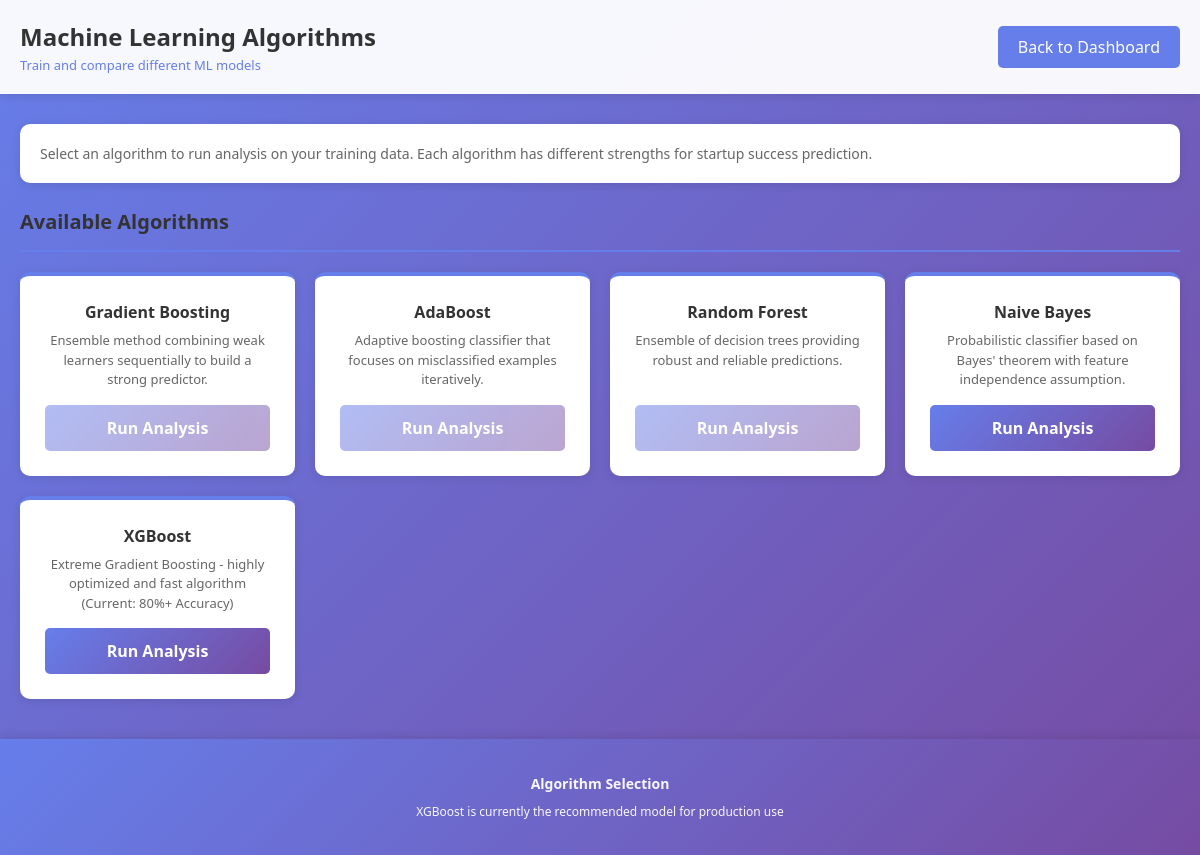
The page /algorithm1/ (signed in) on the database as committed earlier.
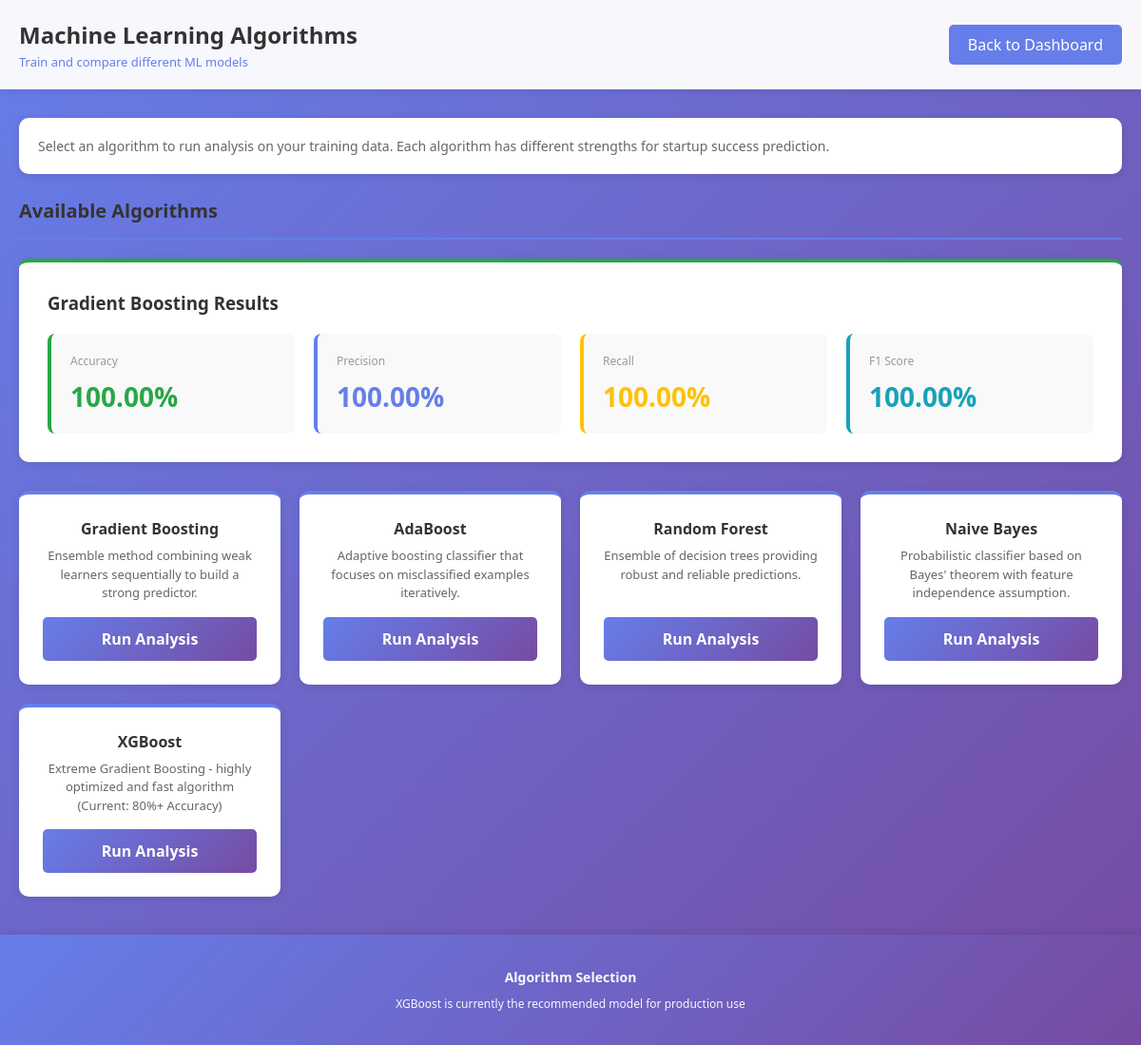
The same page on the database as committed later.
### adminapp/models.py (models this page shows, shortened)
class Dataset(models.Model):
    data_id    = models.AutoField(primary_key=True)
    data_set   = models.FileField(upload_to='datasets/')
    gb_accuracy  = models.FloatField(null=True, blank=True)
    gb_precision = models.FloatField(null=True, blank=True)
    gb_recall    = models.FloatField(null=True, blank=True)
    gb_f1_score  = models.FloatField(null=True, blank=True)
    gb_algo      = models.CharField(max_length=100, null=True, blank=True)
    ad_accuracy  = models.FloatField(null=True, blank=True)
    ad_precision = models.FloatField(null=True, blank=True)
    ad_recall    = models.FloatField(null=True, blank=True)
    ad_f1_score  = models.FloatField(null=True, blank=True)
    ad_algo      = models.CharField(max_length=100, null=True, blank=True)
    rf_accuracy  = models.FloatField(null=True, blank=True)
    rf_precision = models.FloatField(null=True, blank=True)
    rf_recall    = models.FloatField(null=True, blank=True)
    rf_f1_score  = models.FloatField(null=True, blank=True)
    rf_algo      = models.CharField(max_length=100, null=True, blank=True)
    nb_accuracy  = models.FloatField(null=True, blank=True)
    nb_precision = models.FloatField(null=True, blank=True)
    nb_recall    = models.FloatField(null=True, blank=True)
    nb_f1_score  = models.FloatField(null=True, blank=True)
    nb_algo      = models.CharField(max_length=100, null=True, blank=True)
    xgb_accuracy  = models.FloatField(null=True, blank=True)
    xgb_precision = models.FloatField(null=True, blank=True)
    xgb_recall    = models.FloatField(null=True, blank=True)
    xgb_f1_score  = models.FloatField(null=True, blank=True)
    xgb_algo      = models.CharField(max_length=100, null=True, blank=True)

### adminapp/views.py (the view)
    def wrapper(request, *args, **kwargs):
        if not request.session.get('admin_logged_in'):
            messages.warning(request, 'Please login as admin first')
            return redirect('admin_login')
        return view_func(request, *args, **kwargs)

### adminapp/views.py (called while the page is built)
def check_admin_auth(view_func):
    def wrapper(request, *args, **kwargs):
        if not request.session.get('admin_logged_in'):
            messages.warning(request, 'Please login as admin first')
            return redirect('admin_login')
        return view_func(request, *args, **kwargs)
    return wrapper

@check_admin_auth
def gradient_boosting_classifier(req):
    data = Dataset.objects.all().order_by('-data_id').first()
    context = {'data': data}
    return render(req, 'admin_template/algorithm-gradient-boosting-classifier.html', context)

### templates/admin_template/algorithm-gradient-boosting-classifier.html (shortened to what this page needs)
<!DOCTYPE html>
<html>
<head>
</head>
<body>
    <header>
        <div class="header-content">
            <div>
                <h1>Machine Learning Algorithms</h1>
                <div class="header-subtitle">Train and compare different ML models</div>
            </div>
            <a href="{% url 'index' %}" class="back-link">Back to Dashboard</a>
        </div>
    </header>
    <div class="container">
        <div class="info-box">
            <p>Select an algorithm to run analysis on your training data. Each algorithm has different strengths for startup success prediction.</p>
        </div>
        <div class="section-title">Available Algorithms</div>
        {% if data and data.gb_accuracy %}
        <div class="result-section" style="background: white; padding: 30px; border-radius: 10px; margin-bottom: 30px; box-shadow: 0 2px 10px rgba(0,0,0,0.1); border-top: 4px solid #28a745;">
            <h3 style="color: #333; margin-bottom: 20px;">Gradient Boosting Results</h3>
            <div style="display: grid; grid-template-columns: repeat(4, 1fr); gap: 20px;">
                <div style="background: #f9f9f9; padding: 20px; border-radius: 8px; border-left: 4px solid #28a745;">
                    <p style="color: #999; font-size: 12px; margin-bottom: 10px;">Accuracy</p>
                    <p style="color: #28a745; font-size: 28px; font-weight: bold; margin: 0;">{{ data.gb_accuracy|floatformat:2 }}%</p>
                </div>
                <div style="background: #f9f9f9; padding: 20px; border-radius: 8px; border-left: 4px solid #667eea;">
                    <p style="color: #999; font-size: 12px; margin-bottom: 10px;">Precision</p>
                    <p style="color: #667eea; font-size: 28px; font-weight: bold; margin: 0;">{{ data.gb_precision|floatformat:2 }}%</p>
                </div>
                <div style="background: #f9f9f9; padding: 20px; border-radius: 8px; border-left: 4px solid #ffc107;">
                    <p style="color: #999; font-size: 12px; margin-bottom: 10px;">Recall</p>
                    <p style="color: #ffc107; font-size: 28px; font-weight: bold; margin: 0;">{{ data.gb_recall|floatformat:2 }}%</p>
                </div>
                <div style="background: #f9f9f9; padding: 20px; border-radius: 8px; border-left: 4px solid #17a2b8;">
                    <p style="color: #999; font-size: 12px; margin-bottom: 10px;">F1 Score</p>
                    <p style="color: #17a2b8; font-size: 28px; font-weight: bold; margin: 0;">{{ data.gb_f1_score|floatformat:2 }}%</p>
                </div>
            </div>
        </div>
        {% endif %}
        <div class="algorithms-grid">
            <div class="algo-card">
                <h3>Gradient Boosting</h3>
                <p>Ensemble method combining weak learners sequentially to build a strong predictor.</p>
                {% if data %}
                    <a href="{% url 'gbc_runalgo' data.data_id %}" class="algo-button">Run Analysis</a>
                {% else %}
                    <a href="#" onclick="alert('Please upload a dataset first'); return false;" class="algo-button" style="opacity: 0.5; cursor: not-allowed;">Run Analysis</a>
                {% endif %}
            </div>
            <div class="algo-card">
                <h3>AdaBoost</h3>
                <p>Adaptive boosting classifier that focuses on misclassified examples iteratively.</p>
                {% if data %}
                    <a href="{% url 'ada_runalgo' data.data_id %}" class="algo-button">Run Analysis</a>
                {% else %}
                    <a href="#" onclick="alert('Please upload a dataset first'); return false;" class="algo-button" style="opacity: 0.5; cursor: not-allowed;">Run Analysis</a>
                {% endif %}
            </div>
            <div class="algo-card">
                <h3>Random Forest</h3>
                <p>Ensemble of decision trees providing robust and reliable predictions.</p>
                {% if data %}
                    <a href="{% url 'rfc_runalgo' data.data_id %}" class="algo-button">Run Analysis</a>
                {% else %}
                    <a href="#" onclick="alert('Please upload a dataset first'); return false;" class="algo-button" style="opacity: 0.5; cursor: not-allowed;">Run Analysis</a>
                {% endif %}
            </div>
            <div class="algo-card">
                <h3>Naive Bayes</h3>
                <p>Probabilistic classifier based on Bayes' theorem with feature independence assumption.</p>
                <a href="{% url 'NB_btn' %}" class="algo-button">Run Analysis</a>
            </div>
            <div class="algo-card">
                <h3>XGBoost</h3>
                <p>Extreme Gradient Boosting - highly optimized and fast algorithm (Current: 80%+ Accuracy)</p>
                <a href="{% url 'XGB_btn' %}" class="algo-button">Run Analysis</a>
            </div>
        </div>
    </div>
    <footer>
        <p><strong>Algorithm Selection</strong></p>
        <p style="margin-top: 10px; font-size: 12px;">XGBoost is currently the recommended model for production use</p>
    </footer>
</body>
</html>

### templates/admin_template/algorithm-gradient-boosting-classifier.html (style rules this page uses)
* { margin: 0; padding: 0; box-sizing: border-box; }
body { font-family: 'Segoe UI', Tahoma, Geneva, Verdana, sans-serif; background: linear-gradient(135deg, #667eea 0%, #764ba2 100%); min-height: 100vh; }
header { background: rgba(255, 255, 255, 0.95); padding: 20px; box-shadow: 0 2px 10px rgba(0,0,0,0.1); position: sticky; top: 0; z-index: 100; }
.header-content { max-width: 1200px; margin: 0 auto; display: flex; justify-content: space-between; align-items: center; }
h1 { color: #333; font-size: 24px; margin: 0; }
.header-subtitle { color: #667eea; font-size: 13px; margin-top: 3px; }
.back-link { background: #667eea; color: white; padding: 10px 20px; border-radius: 5px; text-decoration: none; transition: all 0.3s; display: inline-block; }
.container { max-width: 1200px; margin: 30px auto; padding: 0 20px; }
.info-box { background: white; padding: 20px; border-radius: 10px; margin-bottom: 25px; box-shadow: 0 2px 10px rgba(0,0,0,0.1); }
.info-box p { color: #666; margin: 0; font-size: 14px; }
.section-title { color: #333; font-size: 20px; margin-bottom: 20px; padding-bottom: 15px; border-bottom: 2px solid #667eea; font-weight: 600; }
.algorithms-grid { display: grid; grid-template-columns: repeat(auto-fit, minmax(250px, 1fr)); gap: 20px; margin-bottom: 30px; }
.algo-card { background: white; padding: 25px; border-radius: 10px; box-shadow: 0 2px 10px rgba(0,0,0,0.1); text-align: center; transition: all 0.3s; border-top: 4px solid #667eea; display: flex; flex-direction: column; justify-content: space-between; }
.algo-card h3 { color: #333; margin-bottom: 8px; font-size: 16px; }
.algo-card p { color: #666; margin-bottom: 15px; font-size: 13px; line-height: 1.5; flex-grow: 1; }
.algo-button { background: linear-gradient(135deg, #667eea 0%, #764ba2 100%); color: white; padding: 12px 20px; border: none; border-radius: 5px; cursor: pointer; width: 100%; font-weight: 600; transition: all 0.3s; text-decoration: none; display: inline-block; }
footer { text-align: center; padding: 35px 20px; background: linear-gradient(135deg, #667eea 0%, #764ba2 100%); color: white; margin-top: 40px; box-shadow: 0 -2px 10px rgba(0,0,0,0.1); }
footer p { font-size: 14px; opacity: 0.95; margin: 0; }

Rows that differ between the two databases and show on the page:
added Dataset: gb_accuracy "100.00", gb_precision "100.00", gb_recall "100.00", gb_f1_score "100.00"
Other text that changed with them:
text now shown: "Gradient Boosting Results Accuracy % Precision % Recall % F1 Score %"
